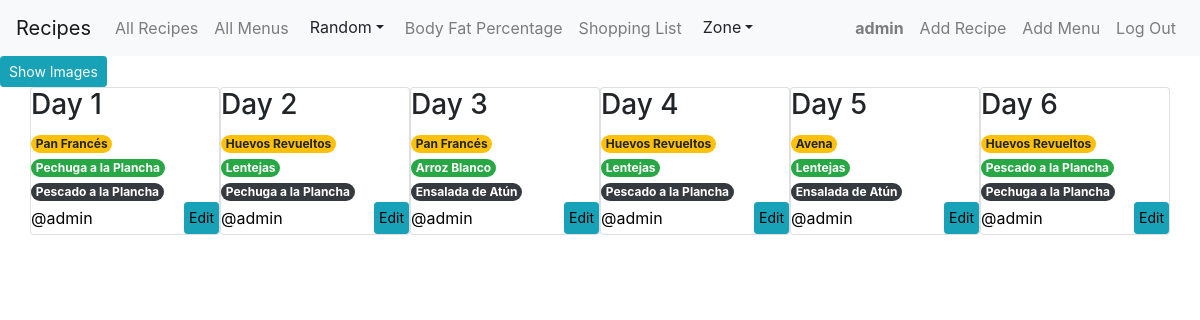
The page /random_week (signed in) on the database its author committed.
### app/models.py (models this page shows, shortened)
class User(AbstractUser):
    pass

class Recipe(models.Model):
    id = models.AutoField(primary_key=True, unique=True)
    title = models.CharField(max_length=30)
    ingredients = models.CharField(max_length=50)
    image_url = models.CharField(max_length=400)
    tags = models.CharField(max_length=50)
    description = models.CharField(max_length=400)
    creator = models.ForeignKey(User, on_delete=models.CASCADE)

### app/views.py (the view)
# urls.py: path("random_week", views.random_week, name="random_week"),
def random_week(request):
    breakfasts = Recipe.objects.filter(tags__contains="desayuno")
    meals = Recipe.objects.filter(tags__contains="comida")
    dinners = Recipe.objects.filter(tags__contains="cena")
    week_menus = []
    for day in range(6):
        title = f"Day {day+1}"
        breakfast = random.choice(breakfasts)
        meal = random.choice(meals)
        dinner = random.choice(dinners)
        day_menu = DayMenu(title=title,
                       breakfast=breakfast, meal=meal, dinner=dinner,
                       creator=request.user)
        week_menus.append(day_menu)
    return render(request, 'app/random_week.html',{
        'menus': week_menus
    })

### app/templates/app/random_week.html (shortened to what this page needs)
{% extends "app/layout.html" %}
{% load my_filters %}
{% block body %}
  <button id="toggle_menus" class="btn  btn-sm btn-info">Show Images</button>
  {% include 'app/render_menus.html' %}
{% endblock %}

### app/templates/app/layout.html (shortened to what this page needs)
{% load static %}
<!DOCTYPE html>
<html lang="en">
    <head>
        <link rel="stylesheet" href="https://stackpath.bootstrapcdn.com/bootstrap/4.4.1/css/bootstrap.min.css">
        <link rel="stylesheet" href="https://cdnjs.cloudflare.com/ajax/libs/font-awesome/5.15.3/css/all.min.css">
        <link href="{% static 'app/styles.css' %}" rel="stylesheet">
    </head>
    <body>
        <nav class="navbar navbar-expand-md navbar-light bg-light">
            <a class="navbar-brand" href="#">Recipes</a>
            <div class="collapse navbar-collapse" id="myNavBar">
                <div class="d-flex justify-content-between w-100" >
              <ul class="navbar-nav">
                <li class="nav-item">
                  <a class="nav-link" href="{% url 'index' %}">All Recipes</a>
                </li>
                <li class="nav-item">
                    <a class="nav-link" href="{% url 'show_menus' %}">All Menus</a>
                </li>
                <div class="dropdown">
                    <button class="btn dropdown-toggle" data-bs-toggle='dropdown'>Random</button>
                </div>
                <li class="nav-item">
                    <a class="nav-link" href="{% url 'get_fat' %}">Body Fat Percentage</a>
                </li>
                <li class="nav-item">
                    <a class="nav-link" href="{% url 'shopping_list' %}">Shopping List</a>
                </li>
                <div class="dropdown">
                    <button class="btn dropdown-toggle" data-bs-toggle='dropdown'>Zone</button>
                </div>
              </ul>
              <ul class="navbar-nav">
                    {% if user.is_authenticated %}
                    <li class="nav-item">
                        <a class="nav-link" href="{% url 'profile' user.id %}">
                            <strong>{{ user.username }}</strong
                        ></a>
                    </li>
                    <li class="nav-item">
                        <a class="nav-link" href="{% url 'add_recipe' %}"> Add Recipe</a>
                    </li>
                    <li class="nav-item">
                        <a class="nav-link" href="{% url 'add_menu' %}"> Add Menu</a>
                    </li>
                    <li class="nav-item">
                        <a class="nav-link" href="{% url 'logout' %}">Log Out</a>
                    </li>
                    {% endif %}
              </ul>
                </div>
            </div>
          </nav>
        <div class="body">
            {% block body %}
            {% endblock %}
        </div>
    </body>
</html>

### app/templates/app/render_menus.html (shortened to what this page needs)
{% load my_filters %}
<div class="container">
  <div class="row">
      {% for menu in menus %}
        <div class="card col-lg-2 col-sm-4 p-0 card-menu">
            <h3>{{menu.title}}</h3>
            <a href="/recipe/{{menu.breakfast.id}}">
              <p class="mb-0 badge badge-warning rounded-pill">{{menu.breakfast.title}}</p>
            </a>
            <a href="/recipe/{{menu.meal.id}}">
              <p class="mb-0 badge badge-success rounded-pill">{{menu.meal.title}}</p>
            </a>
            <a href="/recipe/{{menu.dinner.id}}">
              <p class="mb-0 badge badge-dark rounded-pill text-white">{{menu.dinner.title}}</p>
            </a>
            <div class='d-flex justify-content-between'>
                <a href="/profile/{{recipe.creator.id}}" class="py-1">
                    @{{menu.creator}}
                </a>
                {% if menu.creator == user %}
                  <a href="/edit_menu/{{menu.id}}" class="btn btn-sm btn-info p-1">Edit</a>
                {% endif %}
            </div>
        </div>
      {% endfor %}
  </div>
</div>

### app/static/app/styles.css (style rules this page uses)
.card-menu a { text-decoration: none; color : black }

### rows shown on the page
User: username "admin", creator "admin" "admin" "admin" "admin" "admin" "admin"
Recipe: breakfast "Pan Francés" "Pan Francés"
Recipe: meal "Pechuga a la Plancha", dinner "Pechuga a la Plancha" "Pechuga a la Plancha"
Recipe: dinner "Pescado a la Plancha" "Pescado a la Plancha", meal "Pescado a la Plancha"
Recipe: breakfast "Huevos Revueltos" "Huevos Revueltos" "Huevos Revueltos"
Recipe: meal "Lentejas" "Lentejas" "Lentejas"
Recipe: meal "Arroz Blanco"
Recipe: dinner "Ensalada de Atún" "Ensalada de Atún"
Recipe: breakfast "Avena"

### other values the page prints
{{ menu.title }} "Day 1" "Day 2" "Day 3" "Day 4" "Day 5" "Day 6"
